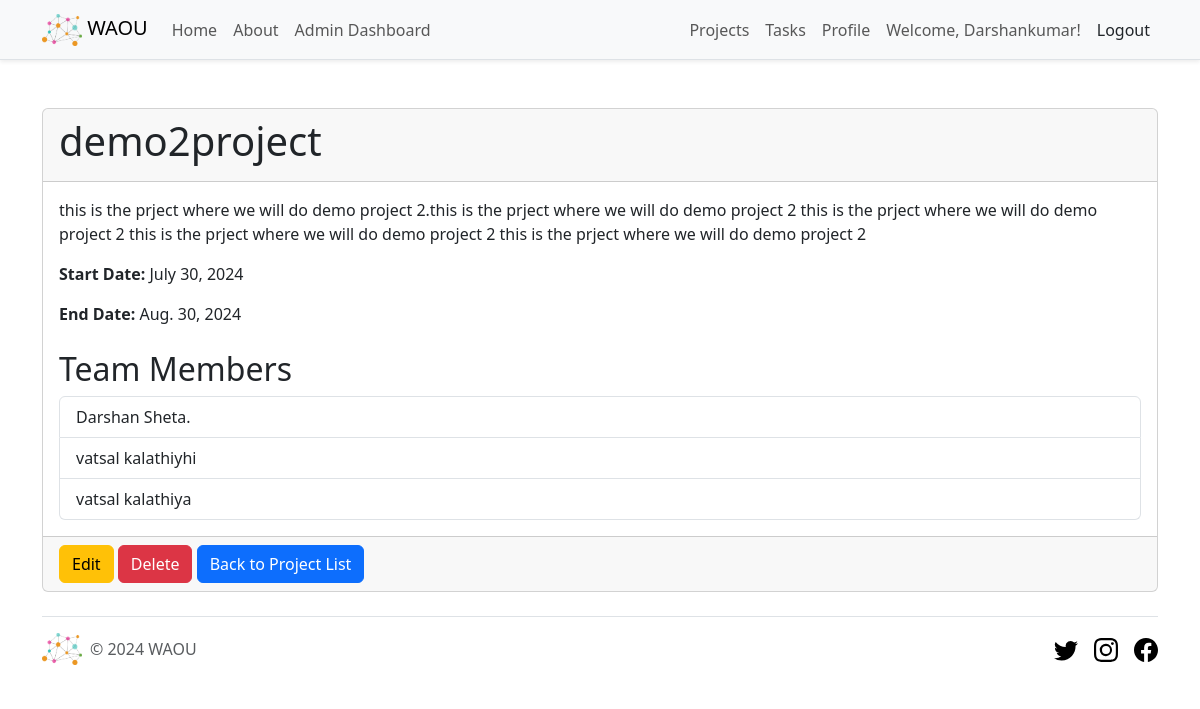
Page /projects/2/ (signed in) on the committed database.
### waou_core/models.py (models this page shows, shortened)
class UserProfile(AbstractUser):
    first_name = models.CharField(max_length=50)
    last_name = models.CharField(max_length=50)
    role = models.CharField(max_length=20, choices=Role.choices, default=Role.TEAM_MEMBER)

### project_management/models.py (models this page shows, shortened)
class Project(models.Model):
    name = models.CharField(max_length=50)
    description = models.TextField()
    start_date = models.DateField()
    end_date = models.DateField()
    team = models.ManyToManyField(UserProfile, related_name='projects')

### project_management/views.py (the view)
# urls.py: path('projects/<int:pk>/', ProjectDetailView.as_view(), name='project_detail'),
class ProjectDetailView(LoginRequiredMixin, RoleRequiredMixin, DetailView):
    model = Project
    template_name = 'project_management/project_detail.html'
    allowed_roles = ['admin']
    def get_queryset(self):
        user = self.request.user
        if user.role == 'admin':
            return Project.objects.all()  # Admins can see all projects
        return Project.objects.filter(team=user).distinct()

### project_management/views.py (called while the page is built)
    def test_func(self):
        user = self.request.user
        return user.role in self.allowed_roles or user.role == 'admin'  # Allow admins full access

### templates/project_management/project_detail.html (shortened to what this page needs)
{% extends 'base.html' %}
{% load static %}
{% block content %}
<main class="container mt-5">
    <div class="card">
        <div class="card-header">
            <h1 class="card-title">{{ project.name }}</h1>
        </div>
        <div class="card-body">
            <p class="card-text">{{ project.description }}</p>
            <p><strong>Start Date:</strong> {{ project.start_date }}</p>
            <p><strong>End Date:</strong> {{ project.end_date }}</p>
            <h2 class="mt-4">Team Members</h2>
            <ul class="list-group">
                {% for member in project.team.all %}
                <li class="list-group-item">{{ member.first_name }} {{ member.last_name }}</li>
                {% empty %}
                <li class="list-group-item">No team members assigned.</li>
                {% endfor %}
            </ul>
        </div>
        <div class="card-footer text-muted">
            <a href="{% url 'project_update' project.pk %}" class="btn btn-warning">Edit</a>
            <a href="{% url 'project_delete' project.pk %}" class="btn btn-danger">Delete</a>
            <a href="{% url 'project_list' %}" class="btn btn-primary">Back to Project List</a>
        </div>
    </div>
</main>
{% endblock %}

### templates/partials/_header.html (shortened to what this page needs)
{% load static %}
<nav class="navbar navbar-expand-lg navbar-light bg-light border-bottom shadow-sm">
  <div class="container">
    <a class="navbar-brand" href="{% url 'home' %}">
      <img src="{% static 'img/waou.png' %}" width="40" height="32" alt="WAOU Logo" class="d-inline-block align-text-top">
      WAOU
    </a>
    <div class="collapse navbar-collapse" id="navbarNav">
      <ul class="navbar-nav me-auto">
        <li class="nav-item">
          <a class="nav-link{% if request.resolver_match.url_name == 'home' %} active{% endif %}" aria-current="page" href="{% url 'home' %}">Home</a>
        </li>
        <li class="nav-item">
          <a class="nav-link{% if request.resolver_match.url_name == 'about' %} active{% endif %}" href="{% url 'about' %}">About</a>
        </li>
        {% if user.is_authenticated and user.role == 'admin' %}
        <li class="nav-item">
          <a class="nav-link{% if request.resolver_match.url_name == 'admin_dashboard' %} active{% endif %}" href="{% url 'admin_dashboard' %}">Admin Dashboard</a>
        </li>
        {% endif %}
      </ul>
      <ul class="navbar-nav ms-auto">
        {% if user.is_authenticated %}
        <li class="nav-item">
          <a class="nav-link{% if request.resolver_match.url_name == 'project_list' %} active{% endif %}" href="{% url 'project_list' %}">Projects</a>
        </li>
        <li class="nav-item">
          <a class="nav-link{% if request.resolver_match.url_name == 'task_list' %} active{% endif %}" href="{% url 'task_list' %}">Tasks</a>
        </li>
        <li class="nav-item">
          <a class="nav-link{% if request.resolver_match.url_name == 'profile' %} active{% endif %}" href="{% url 'profile' %}">Profile</a>
        </li>
        <li class="nav-item">
          <a class="nav-link">Welcome, {{ user.first_name }}!</a>
        </li>
        <li class="nav-item">
          <form method="POST" action="{% url 'logout' %}" class="d-inline">
            <button type="submit" class="btn btn-link nav-link" style="color: inherit; text-decoration: none;">Logout</button>
          </form>
        </li>
        {% endif %}
      </ul>
    </div>
  </div>
</nav>

### rows in the picture
UserProfile: first_name "Darshankumar"
Project: name "demo2project", description "this is the prject where we will do demo project 2.this is the prject where we will do demo project 2 this is the prject where we will do demo project 2 this is the prject where we will do demo project 2 this is the prject where we will do demo project 2", start_date "July 30, 2024", end_date "Aug. 30, 2024"
UserProfile: first_name "Darshan", last_name "Sheta."
UserProfile: first_name "vatsal", last_name "kalathiyhi"
UserProfile: first_name "vatsal", last_name "kalathiya"
